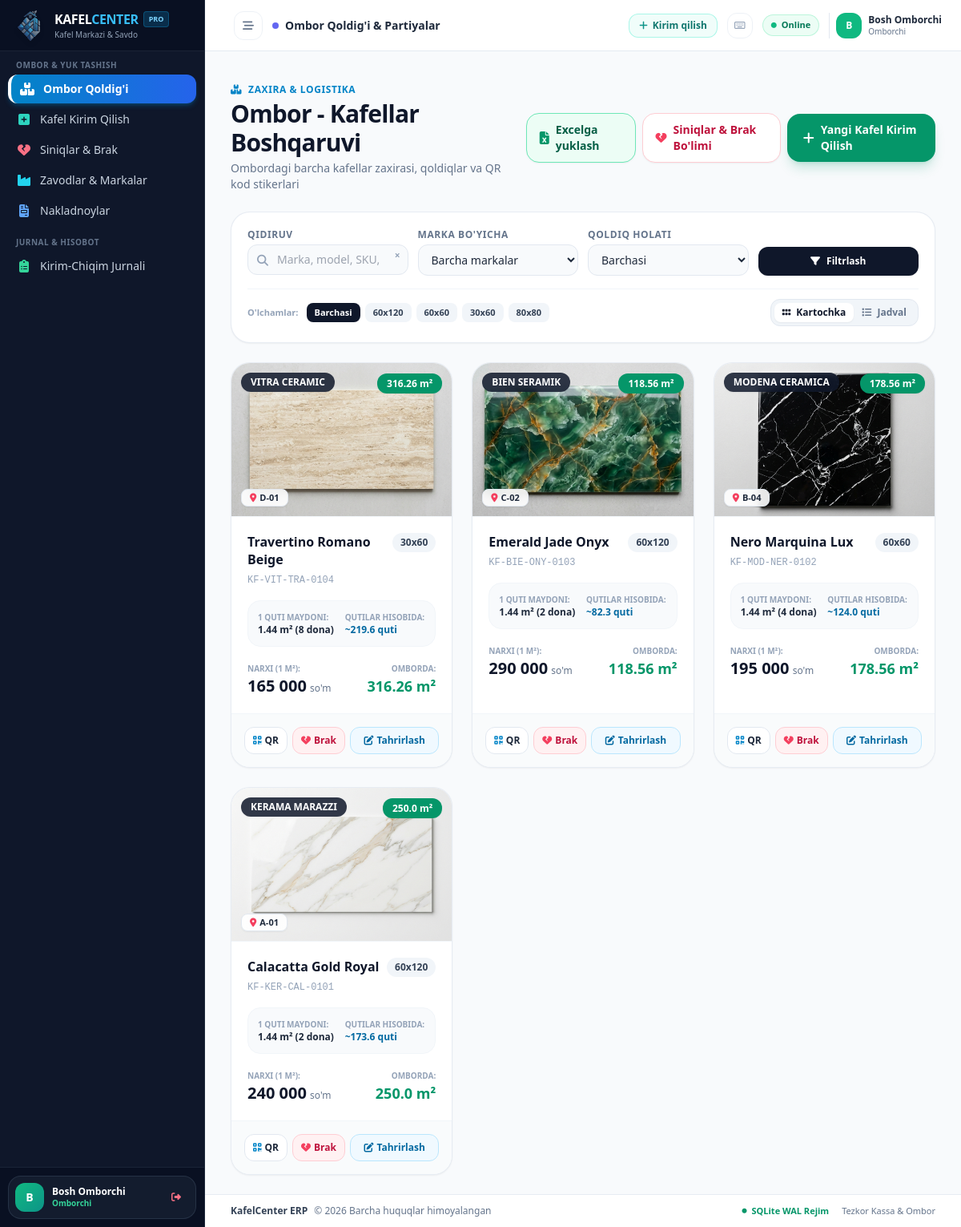
/ombor (signed in), run on the app's committed database.
### tables this page shows
CREATE TABLE products (
        id INTEGER PRIMARY KEY AUTOINCREMENT,
        sku TEXT UNIQUE NOT NULL,
        brand TEXT NOT NULL,
        model_name TEXT NOT NULL,
        size TEXT NOT NULL,
        unit TEXT DEFAULT 'm²',
        box_size_m2 REAL DEFAULT 1.44,
        pieces_per_box INTEGER DEFAULT 4,
        quantity_in_stock REAL NOT NULL DEFAULT 0.0,
        min_quantity REAL DEFAULT 10.0,
        price REAL NOT NULL,
        cost_price REAL DEFAULT 0.0,
        image_path TEXT,
        qr_code_path TEXT,
        location_rack TEXT,
        description TEXT,
        created_at TIMESTAMP DEFAULT CURRENT_TIMESTAMP,
        updated_at TIMESTAMP DEFAULT CURRENT_TIMESTAMP
    , created_by TEXT);

### app.py (the view)
@app.route("/ombor")
@role_required(["admin", "omborchi"])
def ombor_list():
    q = request.args.get("q", "").strip()
    brand_filter = request.args.get("brand", "").strip()
    stock_status = request.args.get("status", "").strip()
    conn = database.get_db()
    cursor = conn.cursor()
    query = "SELECT * FROM products WHERE 1=1"
    params = []
    if q:
        query += " AND (brand LIKE ? OR model_name LIKE ? OR sku LIKE ? OR size LIKE ?)"
        pattern = f"%{q}%"
        params.extend([pattern, pattern, pattern, pattern])
    if brand_filter:
        query += " AND brand = ?"
        params.append(brand_filter)
    if stock_status == "low":
        query += " AND quantity_in_stock <= min_quantity AND quantity_in_stock > 0"
    elif stock_status == "out":
        query += " AND quantity_in_stock <= 0"
    query += " ORDER BY id DESC"
    cursor.execute(query, params)
    products = cursor.fetchall()
    cursor.execute("SELECT DISTINCT brand FROM products ORDER BY brand ASC")
    brands = [row["brand"] for row in cursor.fetchall()]
    conn.close()
    return render_template("ombor.html", products=products, brands=brands, q=q, brand_filter=brand_filter, stock_status=stock_status)

### templates/ombor.html (shortened to what this page needs)
{% extends "base.html" %}
{% block content %}
<div class="space-y-6">
    <div class="flex flex-col sm:flex-row sm:items-center sm:justify-between gap-4">
        <div>
            <div class="flex items-center space-x-2 text-xs font-bold uppercase tracking-wider text-sky-600 mb-1">
                <i class="fa-solid fa-boxes-stacked"></i>
                <span>Zaxira & Logistika</span>
            </div>
            <h1 class="text-2xl sm:text-3xl font-black text-slate-900 tracking-tight flex items-center space-x-3">
                <span>Ombor - Kafellar Boshqaruvi</span>
            </h1>
            <p class="text-xs sm:text-sm text-slate-500 mt-1">Ombordagi barcha kafellar zaxirasi, qoldiqlar va QR kod stikerlari</p>
        </div>
        <div class="flex items-center space-x-2">
            <a href="/export/excel/ombor{% if brand_filter %}?brand={{ brand_filter }}{% endif %}" class="inline-flex items-center space-x-2 bg-emerald-50 hover:bg-emerald-100 text-emerald-800 font-bold px-4 py-2.5 rounded-2xl border border-emerald-300 shadow-sm transition text-xs sm:text-sm" title="Ombor qoldiqlarini Excelga (.xlsx) yuklash">
                <i class="fa-solid fa-file-excel text-emerald-600 text-base"></i>
                <span>Excelga yuklash</span>
            </a>
            <a href="/ombor/siniqlar" class="inline-flex items-center space-x-2 bg-white hover:bg-rose-50 text-rose-700 font-bold px-4 py-2.5 rounded-2xl border border-rose-200 shadow-sm transition text-xs sm:text-sm">
                <i class="fa-solid fa-heart-crack text-rose-500"></i>
                <span>Siniqlar & Brak Bo'limi</span>
            </a>
            <a href="/ombor/yangi" class="inline-flex items-center space-x-2 bg-emerald-600 hover:bg-emerald-500 text-white font-black px-5 py-2.5 rounded-2xl shadow-lg shadow-emerald-600/20 transition text-xs sm:text-sm">
                <i class="fa-solid fa-plus text-base"></i>
                <span>Yangi Kafel Kirim Qilish</span>
            </a>
        </div>
    </div>
    <div class="bg-white rounded-3xl p-5 shadow-sm border border-slate-200/80 space-y-4">
        <form method="GET" action="/ombor" class="grid grid-cols-1 sm:grid-cols-2 lg:grid-cols-4 gap-3">
            <div>
                <label class="block text-xs font-bold text-slate-500 uppercase tracking-wider mb-1">Qidiruv</label>
                <div class="relative">
                    <input type="text" name="q" id="omborSearchInput" oninput="filterOmborClientSide(this.value)" value="{{ q }}" placeholder="Marka, model, SKU, o'lcham..." class="w-full pl-9 pr-8 py-2 text-sm bg-slate-50 border border-slate-200 rounded-xl focus:outline-none focus:border-sky-500 focus:bg-white transition font-medium">
                    <i class="fa-solid fa-magnifying-glass absolute left-3 top-2.5 text-slate-400 text-sm"></i>
                    <button type="button" onclick="document.getElementById('omborSearchInput').value=''; filterOmborClientSide('');" class="absolute right-2.5 top-2 text-slate-400 hover:text-slate-600 text-xs font-bold leading-none">&times;</button>
                </div>
            </div>
            <div>
                <label class="block text-xs font-bold text-slate-500 uppercase tracking-wider mb-1">Marka bo'yicha</label>
                <select name="brand" class="w-full px-3 py-2 text-sm bg-slate-50 border border-slate-200 rounded-xl focus:outline-none focus:border-sky-500 focus:bg-white transition font-medium">
                    <option value="">Barcha markalar</option>
                </select>
            </div>
            <div>
                <label class="block text-xs font-bold text-slate-500 uppercase tracking-wider mb-1">Qoldiq holati</label>
                <select name="status" class="w-full px-3 py-2 text-sm bg-slate-50 border border-slate-200 rounded-xl focus:outline-none focus:border-sky-500 focus:bg-white transition font-medium">
                    <option value="">Barchasi</option>
                </select>
            </div>
            <div class="flex items-end space-x-2">
                <button type="submit" class="w-full bg-slate-900 hover:bg-slate-800 text-white font-black py-2.5 px-4 rounded-xl text-xs transition flex items-center justify-center space-x-2 shadow-sm">
                    <i class="fa-solid fa-filter"></i>
                    <span>Filtrlash</span>
                </button>
            </div>
        </form>
        <div class="pt-3 border-t border-slate-100 flex flex-wrap items-center justify-between gap-2">
            <div class="flex flex-wrap items-center gap-1.5 text-[11px] font-bold">
                <span class="text-slate-400 mr-1">O'lchamlar:</span>
                <a href="/ombor" class="px-2.5 py-1 rounded-lg {% if not q %}bg-slate-900 text-white{% else %}bg-slate-100 text-slate-700 hover:bg-slate-200{% endif %}">Barchasi</a>
                <a href="/ombor?q=60x120" class="px-2.5 py-1 rounded-lg {% if q == '60x120' %}bg-sky-600 text-white{% else %}bg-slate-100 text-slate-700 hover:bg-slate-200{% endif %}">60x120</a>
                <a href="/ombor?q=60x60" class="px-2.5 py-1 rounded-lg {% if q == '60x60' %}bg-sky-600 text-white{% else %}bg-slate-100 text-slate-700 hover:bg-slate-200{% endif %}">60x60</a>
                <a href="/ombor?q=30x60" class="px-2.5 py-1 rounded-lg {% if q == '30x60' %}bg-sky-600 text-white{% else %}bg-slate-100 text-slate-700 hover:bg-slate-200{% endif %}">30x60</a>
                <a href="/ombor?q=80x80" class="px-2.5 py-1 rounded-lg {% if q == '80x80' %}bg-sky-600 text-white{% else %}bg-slate-100 text-slate-700 hover:bg-slate-200{% endif %}">80x80</a>
            </div>
            <div class="flex items-center bg-slate-100 p-1 rounded-xl border border-slate-200">
                <button type="button" onclick="setOmborView('grid')" id="gridBtn" class="px-2.5 py-1 rounded-lg text-xs font-bold bg-white text-slate-900 shadow-sm transition">
                    <i class="fa-solid fa-grip mr-1"></i> Kartochka
                </button>
                <button type="button" onclick="setOmborView('table')" id="tableBtn" class="px-2.5 py-1 rounded-lg text-xs font-bold text-slate-500 hover:text-slate-900 transition">
                    <i class="fa-solid fa-list mr-1"></i> Jadval
                </button>
            </div>
        </div>
    </div>
    {% if products %}
    <div id="omborGridView" class="grid grid-cols-1 md:grid-cols-2 lg:grid-cols-3 gap-6">
        {% for p in products %}
        <div class="ombor-card bg-white rounded-3xl overflow-hidden shadow-sm border border-slate-200/80 card-hover flex flex-col justify-between" data-search="{{ p.brand|lower }} {{ p.model_name|lower }} {{ p.sku|lower }} {{ p.size|lower }} {{ (p.location_rack or '')|lower }}">
            <div>
                <div class="relative h-48 bg-slate-100 overflow-hidden border-b border-slate-100">
                    {% if p.image_path %}
                    <img src="{{ p.image_path }}" alt="{{ p.brand }} {{ p.model_name }}" class="w-full h-full object-cover">
                    {% else %}
                    <div class="w-full h-full flex flex-col items-center justify-center text-slate-400">
                        <i class="fa-solid fa-image text-3xl mb-1"></i>
                        <span class="text-xs">Rasm yo'q</span>
                    </div>
                    {% endif %}
                    <span class="absolute top-3 left-3 bg-slate-900/85 backdrop-blur-sm text-white text-xs font-black uppercase px-3 py-1 rounded-xl shadow-sm">
                        {{ p.brand }}
                    </span>
                    <div class="absolute top-3 right-3">
                        {% if p.quantity_in_stock <= 0 %}
                        <span class="bg-rose-600 text-white text-xs font-black px-3 py-1 rounded-xl shadow-sm">
                            Tugagan
                        </span>
                        {% elif p.quantity_in_stock <= p.min_quantity %}
                        <span class="bg-amber-500 text-white text-xs font-black px-3 py-1 rounded-xl shadow-sm">
                            Kam: {{ p.quantity_in_stock }} {{ p.unit }}
                        </span>
                        {% else %}
                        <span class="bg-emerald-600 text-white text-xs font-black px-3 py-1 rounded-xl shadow-sm">
                            {{ p.quantity_in_stock }} {{ p.unit }}
                        </span>
                        {% endif %}
                    </div>
                    {% if p.location_rack %}
                    <span class="absolute bottom-3 left-3 bg-white/90 backdrop-blur-sm text-slate-800 text-[11px] font-bold px-2.5 py-0.5 rounded-lg shadow-sm border border-slate-200">
                        <i class="fa-solid fa-location-dot text-rose-500 mr-1"></i>{{ p.location_rack }}
                    </span>
                    {% endif %}
                </div>
                <div class="p-5">
                    <div class="flex items-start justify-between gap-2">
                        <div>
                            <h3 class="font-black text-slate-900 text-base leading-snug">{{ p.model_name }}</h3>
                            <span class="text-xs text-slate-400 font-mono">{{ p.sku }}</span>
                        </div>
                        <span class="text-xs font-black bg-slate-100 text-slate-700 px-2.5 py-1 rounded-xl">
                            {{ p.size }}
                        </span>
                    </div>
                    <div class="mt-4 grid grid-cols-2 gap-2 text-xs text-slate-600 bg-slate-50 p-3 rounded-2xl border border-slate-100">
                        <div>
                            <span class="text-slate-400 block text-[10px] uppercase font-bold">1 Quti maydoni:</span>
                            <span class="font-bold text-slate-800">{{ p.box_size_m2 }} m² ({{ p.pieces_per_box }} dona)</span>
                        </div>
                        <div>
                            <span class="text-slate-400 block text-[10px] uppercase font-bold">Qutilar hisobida:</span>
                            <span class="font-bold text-sky-700">~{{ "%.1f"|format(p.quantity_in_stock / p.box_size_m2) if p.box_size_m2 else 0 }} quti</span>
                        </div>
                    </div>
                    <div class="mt-4 flex items-baseline justify-between pt-1">
                        <div>
                            <span class="text-[10px] text-slate-400 uppercase font-bold block">Narxi (1 {{ p.unit }}):</span>
                            <span class="text-xl font-black text-slate-900">{{ "{:,.0f}".format(p.price).replace(",", " ") }}</span>
                            <span class="text-xs text-slate-500 font-medium">so'm</span>
                        </div>
                        <div class="text-right">
                            <span class="text-[10px] text-slate-400 uppercase font-bold block">Omborda:</span>
                            <span class="text-lg font-black {% if p.quantity_in_stock <= p.min_quantity %}text-rose-600{% else %}text-emerald-600{% endif %}">
                                {{ p.quantity_in_stock }} {{ p.unit }}
                            </span>
                        </div>
                    </div>
                </div>
            </div>
            <div class="p-4 bg-slate-50/80 border-t border-slate-100 flex items-center justify-between gap-1.5">
                <a href="/ombor/qr/{{ p.id }}" class="inline-flex items-center justify-center space-x-1 bg-white hover:bg-slate-100 text-slate-800 font-bold text-xs py-2 px-2.5 rounded-xl border border-slate-200 transition shadow-xs" title="QR Stiker chiqarish">
                    <i class="fa-solid fa-qrcode text-sky-600"></i>
                    <span>QR</span>
                </a>
                <button type="button" onclick="openReportDefectModal({{ p.id }}, '{{ p.brand|escape }}', '{{ p.model_name|escape }}', '{{ p.unit }}', {{ p.quantity_in_stock }})" class="inline-flex items-center justify-center space-x-1 bg-rose-50 hover:bg-rose-100 text-rose-700 font-bold text-xs py-2 px-2.5 rounded-xl border border-rose-200 transition shadow-xs" title="Siniq kafelni siniqlar bo'limiga o'tkazish">
                    <i class="fa-solid fa-heart-crack text-rose-500"></i>
                    <span>Brak</span>
                </button>
                <a href="/ombor/tahrirlash/{{ p.id }}" class="flex-1 inline-flex items-center justify-center space-x-1 bg-sky-50 hover:bg-sky-100 text-sky-700 font-bold text-xs py-2 px-2.5 rounded-xl border border-sky-200 transition">
                    <i class="fa-solid fa-pen-to-square"></i>
                    <span>Tahrirlash</span>
                </a>
            </div>
        </div>
        {% endfor %}
    </div>
    {% endif %}
</div>
{% endblock %}

### data on the page
products: image_path (picture), brand "VITRA CERAMIC", quantity_in_stock "316.26", unit "m²", location_rack "D-01", model_name "Travertino Romano Beige", sku "KF-VIT-TRA-0104", size "30x60", box_size_m2 "1.44", pieces_per_box "8", box_size_m2+quantity_in_stock "219.6", unit "M²", price "165 000"
products: image_path (picture), brand "BIEN SERAMIK", quantity_in_stock "118.56", unit "m²", location_rack "C-02", model_name "Emerald Jade Onyx", sku "KF-BIE-ONY-0103", size "60x120", box_size_m2 "1.44", pieces_per_box "2", box_size_m2+quantity_in_stock "82.3", unit "M²", price "290 000"
products: image_path (picture), brand "MODENA CERAMICA", quantity_in_stock "178.56", unit "m²", location_rack "B-04", model_name "Nero Marquina Lux", sku "KF-MOD-NER-0102", size "60x60", box_size_m2 "1.44", pieces_per_box "4", box_size_m2+quantity_in_stock "124.0", unit "M²", price "195 000"
products: image_path (picture), brand "KERAMA MARAZZI", quantity_in_stock "250.0", unit "m²", location_rack "A-01", model_name "Calacatta Gold Royal", sku "KF-KER-CAL-0101", size "60x120", box_size_m2 "1.44", pieces_per_box "2", box_size_m2+quantity_in_stock "173.6", unit "M²", price "240 000"

### other printed values
{{ current_user.full_name[:1].upper() }} "B"
{{ current_user.full_name }} "Bosh Omborchi"
{{ current_user.role }} "Omborchi"
